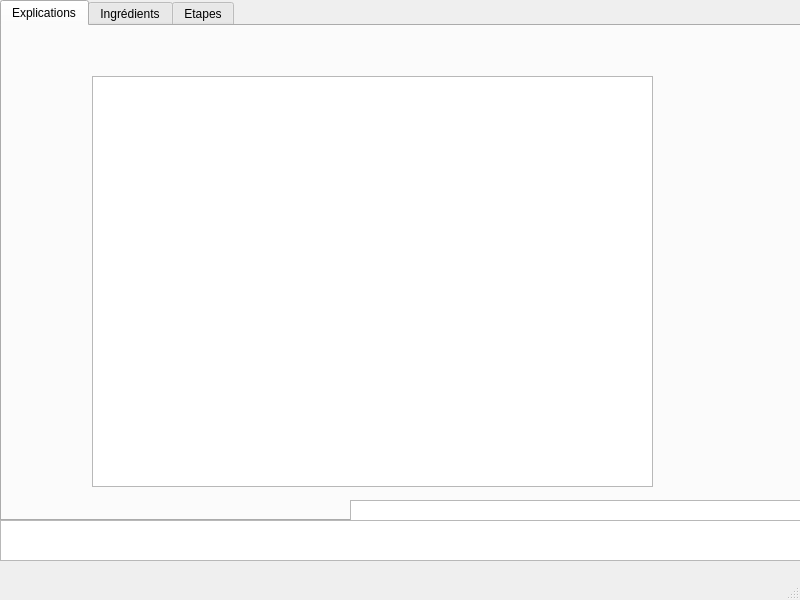
<?xml version="1.0" encoding="UTF-8"?>
<ui version="4.0">
 <class>MainWindow</class>
 <widget class="QMainWindow" name="MainWindow">
  <property name="geometry">
   <rect>
    <x>0</x>
    <y>0</y>
    <width>800</width>
    <height>600</height>
   </rect>
  </property>
  <property name="windowTitle">
   <string>MainWindow</string>
  </property>
  <widget class="QWidget" name="centralwidget">
   <widget class="QTabWidget" name="Recette">
    <property name="geometry">
     <rect>
      <x>0</x>
      <y>0</y>
      <width>801</width>
      <height>521</height>
     </rect>
    </property>
    <property name="currentIndex">
     <number>0</number>
    </property>
    <widget class="QWidget" name="Description">
     <attribute name="title">
      <string>Explications</string>
     </attribute>
     <widget class="QListView" name="listeDescription">
      <property name="geometry">
       <rect>
        <x>90</x>
        <y>50</y>
        <width>561</width>
        <height>411</height>
       </rect>
      </property>
      <property name="sizePolicy">
       <sizepolicy hsizetype="Fixed" vsizetype="Expanding">
        <horstretch>0</horstretch>
        <verstretch>0</verstretch>
       </sizepolicy>
      </property>
      <property name="horizontalScrollBarPolicy">
       <enum>Qt::ScrollBarAsNeeded</enum>
      </property>
      <property name="sizeAdjustPolicy">
       <enum>QAbstractScrollArea::AdjustIgnored</enum>
      </property>
      <property name="autoScroll">
       <bool>true</bool>
      </property>
      <property name="textElideMode">
       <enum>Qt::ElideNone</enum>
      </property>
      <property name="resizeMode">
       <enum>QListView::Adjust</enum>
      </property>
      <property name="wordWrap">
       <bool>true</bool>
      </property>
      <property name="itemAlignment">
       <set>Qt::AlignLeading</set>
      </property>
     </widget>
    </widget>
    <widget class="QWidget" name="Ingredients">
     <attribute name="title">
      <string>Ingrédients</string>
     </attribute>
     <widget class="QListView" name="listeIngredient">
      <property name="geometry">
       <rect>
        <x>90</x>
        <y>50</y>
        <width>561</width>
        <height>411</height>
       </rect>
      </property>
     </widget>
    </widget>
    <widget class="QWidget" name="Etapes">
     <attribute name="title">
      <string>Etapes</string>
     </attribute>
    </widget>
   </widget>
   <widget class="QListView" name="VueTemps">
    <property name="geometry">
     <rect>
      <x>0</x>
      <y>520</y>
      <width>801</width>
      <height>41</height>
     </rect>
    </property>
    <property name="flow">
     <enum>QListView::LeftToRight</enum>
    </property>
   </widget>
   <widget class="QListView" name="VueURL">
    <property name="geometry">
     <rect>
      <x>350</x>
      <y>500</y>
      <width>451</width>
      <height>21</height>
     </rect>
    </property>
    <property name="flow">
     <enum>QListView::LeftToRight</enum>
    </property>
   </widget>
  </widget>
  <widget class="QMenuBar" name="menubar">
   <property name="geometry">
    <rect>
     <x>0</x>
     <y>0</y>
     <width>800</width>
     <height>21</height>
    </rect>
   </property>
  </widget>
  <widget class="QStatusBar" name="statusbar"/>
 </widget>
 <resources/>
 <connections/>
</ui>
